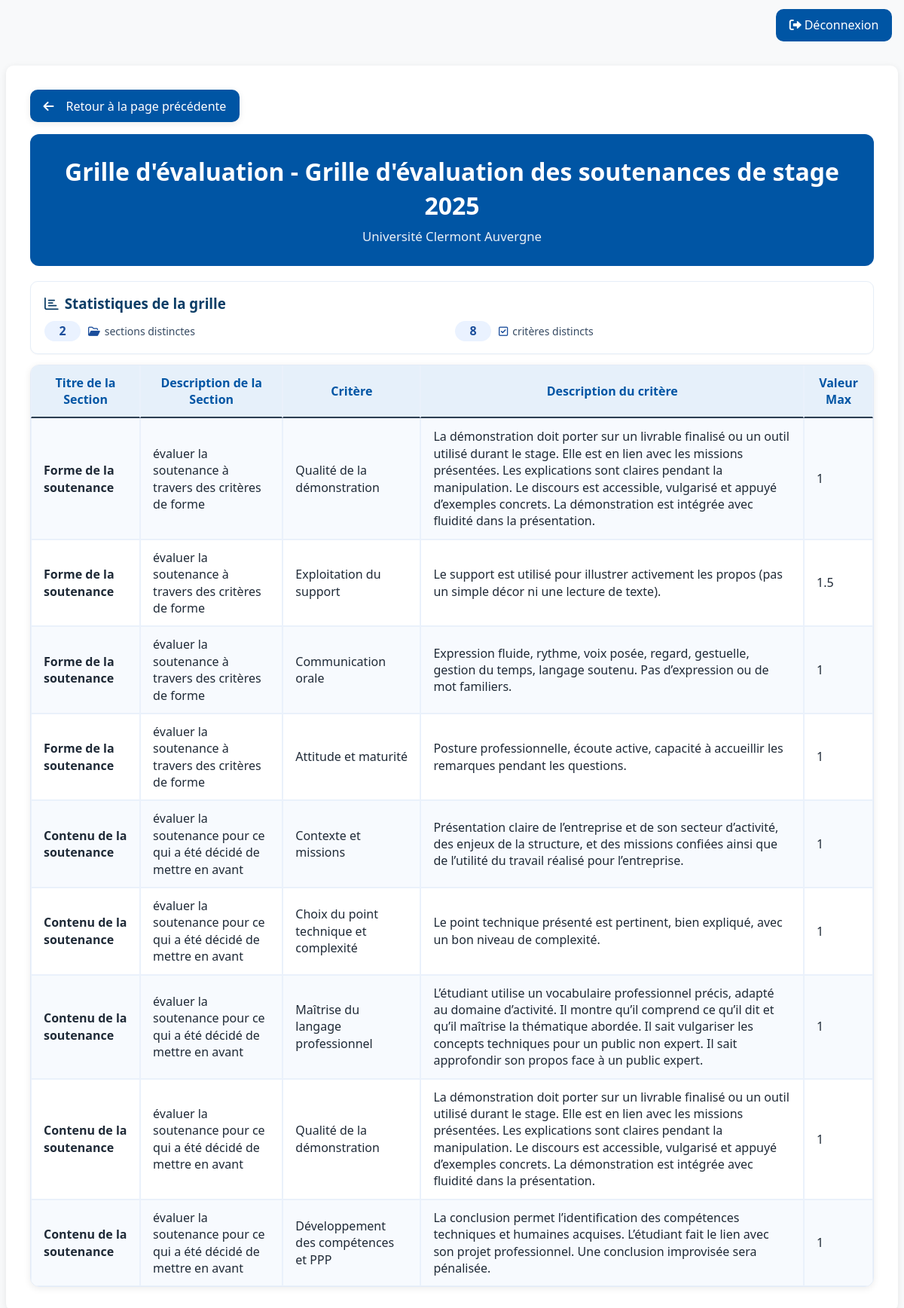
The app's page /soutenances/index.php?action=consulter&id=1&nom=Grille+d'évaluation+des+soutenances+de+stage+2025 (signed in) with its own data.
### tables this page shows
CREATE TABLE `sectioncontenircriteres` (
  `IdCritere` smallint(6) NOT NULL,
  `IdSection` smallint(6) NOT NULL,
  `ValeurMaxCritereEVal` float NOT NULL CHECK (`ValeurMaxCritereEVal` > 0)
);

CREATE TABLE `sectioncritereeval` (
  `IdSection` smallint(6) NOT NULL,
  `titre` varchar(50) NOT NULL,
  `description` varchar(300) DEFAULT NULL
);

CREATE TABLE `critereseval` (
  `IdCritere` smallint(6) NOT NULL,
  `descLongue` varchar(500) DEFAULT NULL,
  `descCourte` varchar(100) NOT NULL
);

### soutenances/controllers/GridController.php (called while the page is built, shortened)
<?php
require_once("models/GridModel.php");
function consulterGrid($pdo, $id) {
    $sections = consultGrid($pdo, $id);
    require("views/grid/gridConsult.php");
}
?>

### soutenances/models/GridModel.php (called while the page is built, shortened)
<?php
function consultGrid($pdo, $id) {
    $sql = "SELECT sc.titre AS section, sc.description AS description, c.descLongue AS description_critere,
                   c.descCourte AS critere, c.idCritere, scc.valeurMaxCritereEval AS valeur_max
            FROM SectionsEval s
            JOIN SectionCritereEval sc ON s.idSection = sc.idSection
            JOIN SectionContenirCriteres scc ON sc.idSection = scc.idSection
            JOIN CriteresEval c ON scc.idCritere = c.idCritere
            WHERE s.idModeleEval = :id";
    $stmt = $pdo->prepare($sql);
    $stmt->bindParam(':id', $id);
    $stmt->execute();
    return $stmt->fetchAll(PDO::FETCH_ASSOC);
}
?>

### soutenances/views/grid/gridConsult.php (the view, shortened to what this page needs)
<!DOCTYPE html>
<html>
<head>
    <link rel="stylesheet" href="assets/css/style.css">
    <link rel="stylesheet" href="assets/style/style.css">
    <link rel="stylesheet" href="https://cdnjs.cloudflare.com/ajax/libs/font-awesome/6.0.0/css/all.min.css">
</head>
<body>
    <?php if (isset($_SESSION['user_info'])): ?>
    <div class="topbar">
        <a href="index.php?action=logout" class="btn btn-uca"><i class="fas fa-sign-out-alt me-1"></i>Déconnexion</a>
    </div>
    <?php endif; ?>
    <div class="container-main">
        <div class="page-actions">
            <a class="btn-back" href="index.php?action=grids" onclick="if (history.length > 1) { history.back(); return false; }">Retour à la page précédente</a>
        </div>
        <div class="page-header">
            <h1>Grille d'évaluation - <?php echo htmlspecialchars($_GET['nom']); ?></h1>
            <p class="subtitle">Université Clermont Auvergne</p>
        </div>
        <?php
        $sections_distinctes = []; $criteres_distincts = [];
        if (!empty($sections) && is_array($sections)) {
            foreach ($sections as $section) {
                if (!empty($section['section'])) $sections_distinctes[] = $section['section'];
                if (!empty($section['critere'])) $criteres_distincts[] = $section['critere'];
            }
            $sections_distinctes = array_unique($sections_distinctes);
            $criteres_distincts = array_unique($criteres_distincts);
        }
        $nb_sections = count($sections_distinctes);
        $nb_criteres = count($criteres_distincts);
        ?>
        <div class="panel-card">
            <h3 class="stats-title"><i class="fa-regular fa-chart-bar"></i> Statistiques de la grille</h3>
            <div class="stats-container">
                <div>
                    <span class="stat-number"><?php echo $nb_sections; ?></span>
                    <span class="stat-label"><i class="fa-regular fa-folder-open" style="margin-right:6px;color:#1b4e9b"></i>section<?php echo $nb_sections > 1 ? 's' : ''; ?> distincte<?php echo $nb_sections > 1 ? 's' : ''; ?></span>
                </div>
                <div>
                    <span class="stat-number criteria"><?php echo $nb_criteres; ?></span>
                    <span class="stat-label"><i class="fa-regular fa-square-check" style="margin-right:6px;color:#1b4e9b"></i>critère<?php echo $nb_criteres > 1 ? 's' : ''; ?> distinct<?php echo $nb_criteres > 1 ? 's' : ''; ?></span>
                </div>
            </div>
        </div>
    <div class="table-card">
        <div class="table-responsive">
        <?php if (!empty($sections) && is_array($sections)): ?>
            <table class="table table-striped table-bordered align-middle mb-0">
                <thead>
                    <tr>
                        <th>Titre de la Section</th>
                        <th>Description de la Section</th>
                        <th>Critère</th>
                        <th>Description du critère</th>
                        <th>Valeur Max</th>
                    </tr>
                </thead>
                <tbody>
                    <?php foreach ($sections as $section): ?>
                        <tr>
                            <td><strong><?php echo htmlspecialchars($section['section']); ?></strong></td>
                            <td><?php echo htmlspecialchars($section['description']); ?></td>
                            <td><?php echo htmlspecialchars($section['critere']); ?></td>
                            <td><?php echo htmlspecialchars($section['description_critere']); ?></td>
                            <td><?php echo htmlspecialchars($section['valeur_max']); ?></td>
                        </tr>
                    <?php endforeach; ?>
                </tbody>
            </table>
        <?php endif; ?>
    </div>
        </div>
    </div>
</body>
</html>

### soutenances/assets/style/style.css (style rules this page uses)
:root { --uca-blue:#0055a4; --uca-light-blue:#e6f0fa; --uca-dark-blue:#003366; --uca-bg:#f8f9fa; --uca-text:#1f2a37; --card-shadow:0 2px 10px rgba(0,0,0,.08); --uca-field-width: 720px; }
html,body { height:100%; }
body { background:var(--uca-bg); color:var(--uca-text); font-family:'Segoe UI', Tahoma, Geneva, Verdana, sans-serif; line-height:1.4; }
.container-main { background:#fff; border-radius:10px; box-shadow:var(--card-shadow); padding:2rem; margin:2rem auto; max-width:1200px; }
.page-header { background: var(--uca-blue); color:#fff; padding:1.75rem; border-radius:12px; margin-bottom:1.25rem; text-align:center; }
.page-header h1,.page-header h2,.page-header h3 { color:#fff; margin:0 0 .35rem; font-weight:700; }
.page-header .subtitle { color: rgba(255,255,255,.92); margin:0; font-size:1.05rem; }
.btn-uca { background:var(--uca-blue); border:none; color:#fff; padding:.65rem 1.1rem; border-radius:10px; font-weight:400; transition:all .2s ease; text-decoration:none; }
.table thead th { border-top:none; font-weight:600; color:var(--uca-blue); background-color: var(--uca-light-blue); border-bottom: 2px solid #2c3e50; }
.table-striped tbody tr:nth-of-type(odd) { background-color:#f7fafe; }
h1, h2, h3 { color: var(--uca-blue); font-weight: 600; }
a { color: var(--uca-blue); text-decoration: none; }
.topbar { max-width:1200px; margin:12px auto 0; padding:0 8px; display:flex; align-items:center; justify-content:space-between; }
.page-actions { display:flex; align-items:center; justify-content:flex-start; gap:.75rem; margin:0 0 1rem; }
.btn-back { display:inline-flex; align-items:center; gap:.5rem; background:var(--uca-blue); color:#fff; border:none; border-radius:10px; padding:.65rem 1.1rem; font-weight:700; text-decoration:none; box-shadow: var(--card-shadow); }
.btn-back { font-weight:400; }
.btn-back::before { font-family: "Font Awesome 6 Free"; font-weight: 900; content: "\f060"; margin-right: .5rem; }
.table { width:100%; border-collapse: separate; border-spacing:0; }
.table td, .table th { padding:.75rem 1rem; vertical-align: middle; }
.table-bordered th, .table-bordered td { border:1px solid #eaf1fb; }
.table-card { background:#fff; border:1px solid #e3ebf7; border-radius:12px; box-shadow: var(--card-shadow); overflow:hidden; }
.table-card .table { margin-bottom:0; }
.table-card .table-bordered { border:0; border-radius:0; }
.me-1 { margin-right:.25rem; }

### soutenances/views/grid/gridConsult.php (style rules this page uses)
.panel-card { background:#fff;border:1px solid #e6eef8;border-radius:10px;padding:16px 18px;margin:14px 0;box-shadow:0 1px 2px rgba(16,24,40,.04) }
.stats-title { display:flex;align-items:center;gap:8px;color:#0b3d66;margin:0 0 10px }
.stats-container { display:grid;grid-template-columns:1fr;gap:8px }
.stats-container>div { display:flex;align-items:center;gap:10px;color:#1f3347 }
.stat-number { display:inline-block;min-width:28px;text-align:center;border-radius:999px;background:#eaf2ff;color:#1b4e9b;font-weight:700;padding:2px 10px }
.stat-label { font-size:14px;color:#374b63 }
@media (min-width: 700px) { .stats-container { grid-template-columns:repeat(2,1fr) } }

### records on screen
sectioncontenircriteres: IdSection.titre "Forme de la soutenance", IdSection.description "évaluer la soutenance à travers des critères de forme", IdCritere.descCourte "Qualité de la démonstration", IdCritere.descLongue "La démonstration doit porter sur un livrable finalisé ou un outil utilisé durant le stage. Elle est en lien avec les missions présentées. Les explications sont claires pendant la manipulation. Le discours est accessible, vulgarisé et appuyé d’exemples concrets. La démonstration est intégrée avec fluidité dans la présentation.", ValeurMaxCritereEVal "1"
sectioncontenircriteres: IdSection.titre "Forme de la soutenance", IdSection.description "évaluer la soutenance à travers des critères de forme", IdCritere.descCourte "Exploitation du support", IdCritere.descLongue "Le support est utilisé pour illustrer activement les propos (pas un simple décor ni une lecture de texte).", ValeurMaxCritereEVal "1.5"
sectioncontenircriteres: IdSection.titre "Forme de la soutenance", IdSection.description "évaluer la soutenance à travers des critères de forme", IdCritere.descCourte "Communication orale", IdCritere.descLongue "Expression fluide, rythme, voix posée, regard, gestuelle, gestion du temps, langage soutenu. Pas d’expression ou de mot familiers.", ValeurMaxCritereEVal "1"
sectioncontenircriteres: IdSection.titre "Forme de la soutenance", IdSection.description "évaluer la soutenance à travers des critères de forme", IdCritere.descCourte "Attitude et maturité", IdCritere.descLongue "Posture professionnelle, écoute active, capacité à accueillir les remarques pendant les questions.", ValeurMaxCritereEVal "1"
sectioncontenircriteres: IdSection.titre "Contenu de la soutenance", IdSection.description "évaluer la soutenance pour ce qui a été décidé de mettre en avant", IdCritere.descCourte "Contexte et missions", IdCritere.descLongue "Présentation claire de l’entreprise et de son secteur d’activité, des enjeux de la structure, et des missions confiées ainsi que de l’utilité du travail réalisé pour l’entreprise.", ValeurMaxCritereEVal "1"
sectioncontenircriteres: IdSection.titre "Contenu de la soutenance", IdSection.description "évaluer la soutenance pour ce qui a été décidé de mettre en avant", IdCritere.descCourte "Choix du point technique et complexité", IdCritere.descLongue "Le point technique présenté est pertinent, bien expliqué, avec un bon niveau de complexité.", ValeurMaxCritereEVal "1"
sectioncontenircriteres: IdSection.titre "Contenu de la soutenance", IdSection.description "évaluer la soutenance pour ce qui a été décidé de mettre en avant", IdCritere.descCourte "Maîtrise du langage professionnel", IdCritere.descLongue "L’étudiant utilise un vocabulaire professionnel précis, adapté au domaine d’activité. Il montre qu’il comprend ce qu’il dit et qu’il maîtrise la thématique abordée. Il sait vulgariser les concepts techniques pour un public non expert. Il sait approfondir son propos face à un public expert.", ValeurMaxCritereEVal "1"
sectioncontenircriteres: IdSection.titre "Contenu de la soutenance", IdSection.description "évaluer la soutenance pour ce qui a été décidé de mettre en avant", IdCritere.descCourte "Qualité de la démonstration", IdCritere.descLongue "La démonstration doit porter sur un livrable finalisé ou un outil utilisé durant le stage. Elle est en lien avec les missions présentées. Les explications sont claires pendant la manipulation. Le discours est accessible, vulgarisé et appuyé d’exemples concrets. La démonstration est intégrée avec fluidité dans la présentation.", ValeurMaxCritereEVal "1"
sectioncontenircriteres: IdSection.titre "Contenu de la soutenance", IdSection.description "évaluer la soutenance pour ce qui a été décidé de mettre en avant", IdCritere.descCourte "Développement des compétences et PPP", IdCritere.descLongue "La conclusion permet l’identification des compétences techniques et humaines acquises. L’étudiant fait le lien avec son projet professionnel. Une conclusion improvisée sera pénalisée.", ValeurMaxCritereEVal "1"

### other values on screen
$_GET['nom'] "Grille d'évaluation des soutenances de stage 2025"
$nb_sections "2"
$nb_criteres "8"
